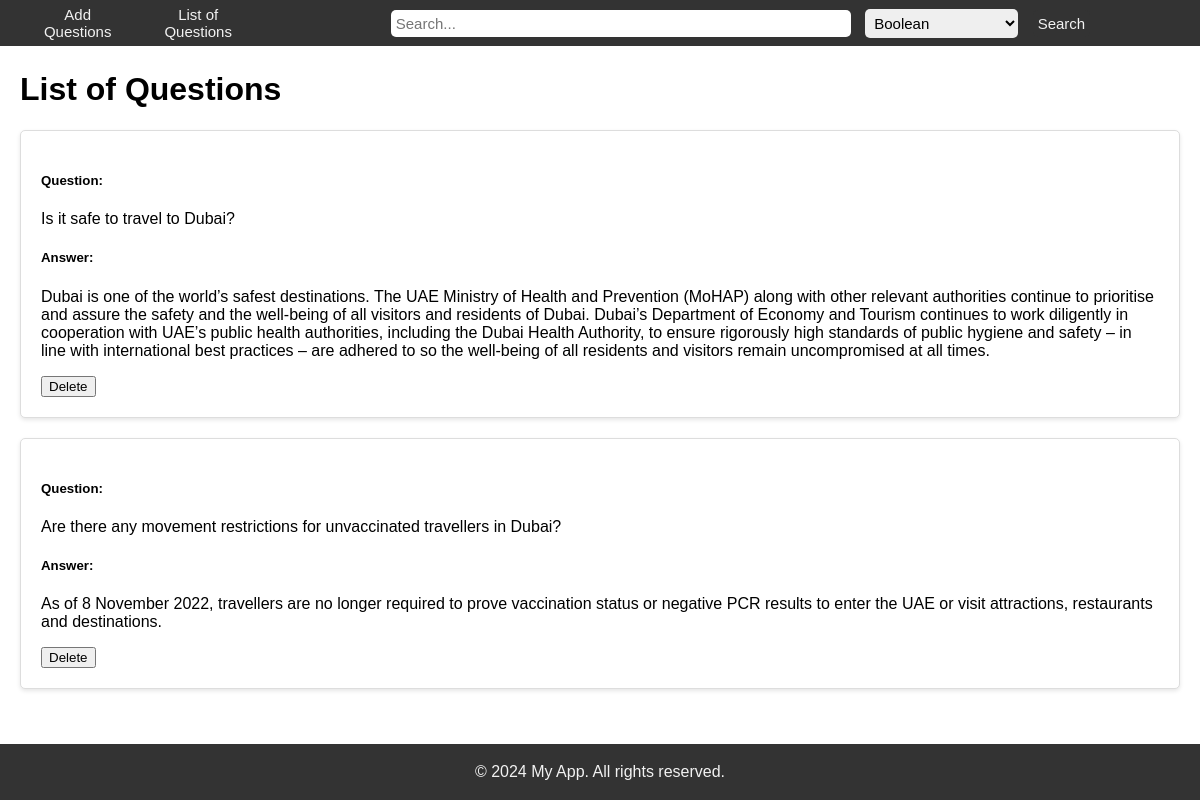
The page /list-questions/ on the database its author committed.
### myapp/models.py (models this page shows, shortened)
class Document(models.Model):
    question = models.TextField()
    answer = models.TextField()
    created_at = models.DateTimeField(auto_now_add=True)

### myapp/views.py (the view)
# urls.py: path('list-questions/', views.list_questions, name='list_questions'),
def list_questions(request):
    documents = Document.objects.all()
    return render(request, 'myapp/list_questions.html', {'documents': documents})

### myapp/templates/myapp/list_questions.html (shortened to what this page needs)
{% extends "myapp/base.html" %}
{% block content %}
<h1>List of Questions</h1>
{% for document in documents %}
<div class="card">
    <h5>Question:</h5>
    <p>{{ document.question }}</p>
    <h5>Answer:</h5>
    <p>{{ document.answer }}</p>
    <form method="post" action="{% url 'delete_document' document.id %}" onsubmit="return confirm('Are you sure you want to delete this document?');">
        <button type="submit">Delete</button>
    </form>
</div>
{% endfor %}
{% endblock %}

### myapp/templates/myapp/base.html (shortened to what this page needs)
<!DOCTYPE html>
<html lang="en">
<head>
</head>
<body>
    <div class="navbar">
        <div class="centered">
            <a href="{% url 'add_document' %}">Add Questions</a>
            <a href="{% url 'list_questions' %}">List of Questions</a>
            <div class="search-container">
                <form action="{% url 'search_documents' %}" method="get">
                    <input style="width: 450px;" type="text" placeholder="Search..." name="q" value="{{ request.GET.q }}">
                    <select name="algorithm">
                        <option value="boolean" {% if request.GET.algorithm == "boolean" %}selected{% endif %}>Boolean</option>
                    </select>
                    <button type="submit">Search</button>
                </form>
            </div>
        </div>
    </div>
    <div class="content">
        {% block content %}{% endblock %}
    </div>
    <div class="footer">
        <p>&copy; 2024 My App. All rights reserved.</p>
    </div>
</body>
</html>

### myapp/templates/myapp/base.html (style rules this page uses)
body { font-family: Arial, sans-serif; margin: 0; padding: 0; }
.navbar { background-color: #333; color: #f2f2f2; text-align: center; padding: 10px 0; position: fixed; top: 0; width: 100%; z-index: 1000; display: flex; justify-content: space-between; padding: 1px 20px; }
.navbar .centered { display: flex; flex: 1; justify-content: center; align-items: center; }
.navbar a { color: #f2f2f2; text-align: center; padding: 5px 20px; text-decoration: none; font-size: 15px; }
.navbar .search-container { display: flex; justify-content: center; align-items: center; width: 100%; margin-left: 20px; margin-right: 20px; }
.navbar .search-container input[type="text"], .navbar .search-container select, .navbar .search-container button { padding: 5px; font-size: 15px; border: none; border-radius: 5px; }
.navbar .search-container input[type="text"] { flex: 1; margin-right: 10px; }
.navbar .search-container select { margin-right: 10px; }
.navbar .search-container button { background-color: #333; color: #f2f2f2; cursor: pointer; }
.footer { background-color: #333; color: #f2f2f2; text-align: center; padding: 3px 0; position: fixed; bottom: 0; width: 100%; }
.content { padding: 20px; margin-top: 30px; margin-bottom: 70px; }
.card { background-color: #fff; border: 1px solid #ddd; border-radius: 5px; margin-bottom: 20px; padding: 20px; box-shadow: 0 2px 4px rgba(0, 0, 0, 0.1); }

### rows shown on the page
Document: question "Is it safe to travel to Dubai?", answer "Dubai is one of the world’s safest destinations. The UAE Ministry of Health and Prevention (MoHAP) along with other relevant authorities continue to prioritise and assure the safety and the well-being of all visitors and residents of Dubai. Dubai’s Department of Economy and Tourism continues to work diligently in cooperation with UAE’s public health authorities, including the Dubai Health Authority, to ensure rigorously high standards of public hygiene and safety – in line with international best practices – are adhered to so the well-being of all residents and visitors remain uncompromised at all times."
Document: question "Are there any movement restrictions for unvaccinated travellers in Dubai?", answer "As of 8 November 2022, travellers are no longer required to prove vaccination status or negative PCR results to enter the UAE or visit attractions, restaurants and destinations."
